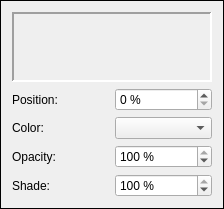
<?xml version="1.0" encoding="UTF-8"?>
<ui version="4.0">
 <class>GradientEditorBase</class>
 <widget class="QFrame" name="GradientEditorBase">
  <property name="geometry">
   <rect>
    <x>0</x>
    <y>0</y>
    <width>220</width>
    <height>198</height>
   </rect>
  </property>
  <property name="windowTitle">
   <string>Frame</string>
  </property>
  <property name="frameShape">
   <enum>QFrame::Panel</enum>
  </property>
  <property name="frameShadow">
   <enum>QFrame::Plain</enum>
  </property>
  <layout class="QGridLayout" name="gridLayout">
   <item row="0" column="0" colspan="2">
    <widget class="GradientPreview" name="Preview">
     <property name="minimumSize">
      <size>
       <width>200</width>
       <height>70</height>
      </size>
     </property>
     <property name="maximumSize">
      <size>
       <width>3000</width>
       <height>70</height>
      </size>
     </property>
     <property name="frameShape">
      <enum>QFrame::Panel</enum>
     </property>
     <property name="frameShadow">
      <enum>QFrame::Sunken</enum>
     </property>
     <property name="lineWidth">
      <number>2</number>
     </property>
    </widget>
   </item>
   <item row="1" column="0">
    <widget class="QLabel" name="Desc">
     <property name="text">
      <string>Position:</string>
     </property>
    </widget>
   </item>
   <item row="1" column="1">
    <widget class="QSpinBox" name="Position">
     <property name="suffix">
      <string> %</string>
     </property>
     <property name="maximum">
      <number>100</number>
     </property>
    </widget>
   </item>
   <item row="2" column="0">
    <widget class="QLabel" name="label">
     <property name="text">
      <string>Color:</string>
     </property>
    </widget>
   </item>
   <item row="2" column="1">
    <widget class="ColorCombo" name="stopColor"/>
   </item>
   <item row="3" column="0">
    <widget class="QLabel" name="label_2">
     <property name="text">
      <string>Opacity:</string>
     </property>
    </widget>
   </item>
   <item row="3" column="1">
    <widget class="QSpinBox" name="stopOpacity">
     <property name="suffix">
      <string> %</string>
     </property>
     <property name="maximum">
      <number>100</number>
     </property>
     <property name="singleStep">
      <number>10</number>
     </property>
     <property name="value">
      <number>100</number>
     </property>
    </widget>
   </item>
   <item row="4" column="0">
    <widget class="QLabel" name="label_3">
     <property name="text">
      <string>Shade:</string>
     </property>
    </widget>
   </item>
   <item row="4" column="1">
    <widget class="QSpinBox" name="stopShade">
     <property name="suffix">
      <string> %</string>
     </property>
     <property name="maximum">
      <number>100</number>
     </property>
     <property name="singleStep">
      <number>10</number>
     </property>
     <property name="value">
      <number>100</number>
     </property>
    </widget>
   </item>
  </layout>
 </widget>
 <customwidgets>
  <customwidget>
   <class>ColorCombo</class>
   <extends>QComboBox</extends>
   <header>ui/colorcombo.h</header>
  </customwidget>
  <customwidget>
   <class>GradientPreview</class>
   <extends>QFrame</extends>
   <header>ui/gradientpreview.h</header>
   <container>1</container>
  </customwidget>
 </customwidgets>
 <resources/>
 <connections/>
</ui>
